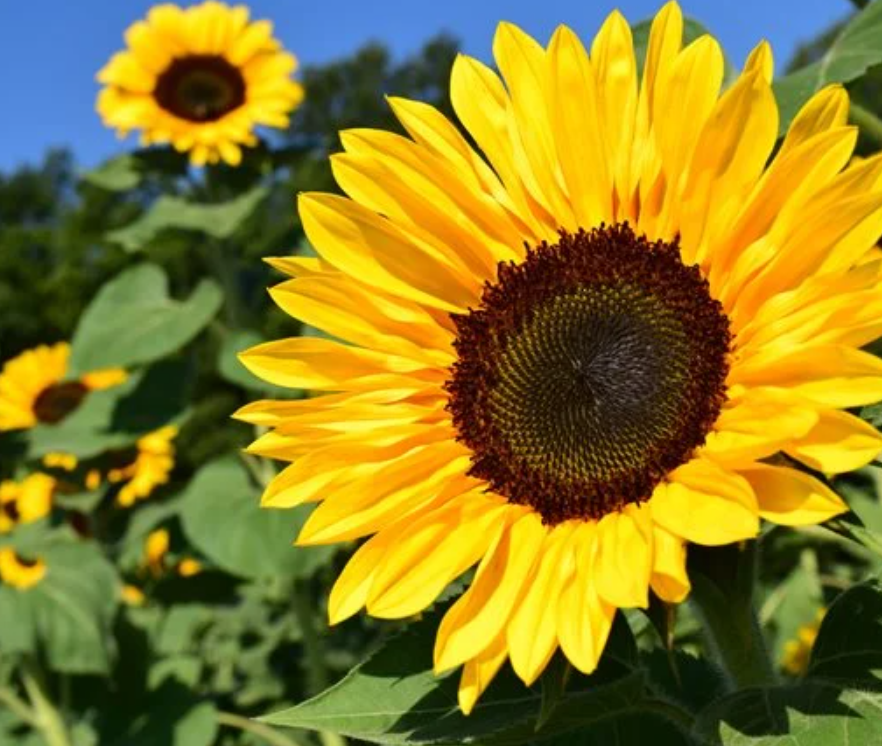
#> input picture flaskr/tools/numpyPandasPlotly/scipy/2d_image_flower.PNG, 882 x 746 px, found by its file name
$ python 2d_image_fft.py
#> lines starting #> are read from the running program, lines starting #| are printed output that depends on the picture; long printed decimals are rounded
from skimage import color
from skimage import io
import matplotlib.pyplot as plt
from scipy.fft import fft, ifft, fft2, ifft2
import numpy as np

img_load = io.imread('flaskr/tools/numpyPandasPlotly/scipy/2d_image_flower.PNG')
#> img_load is the input picture: shape (746, 882, 4); mean R, G, B, A 139.8, 126.2, 36.8, 255
rgb_img = color.rgba2rgb(img_load)
gray_img = color.rgb2gray(rgb_img)
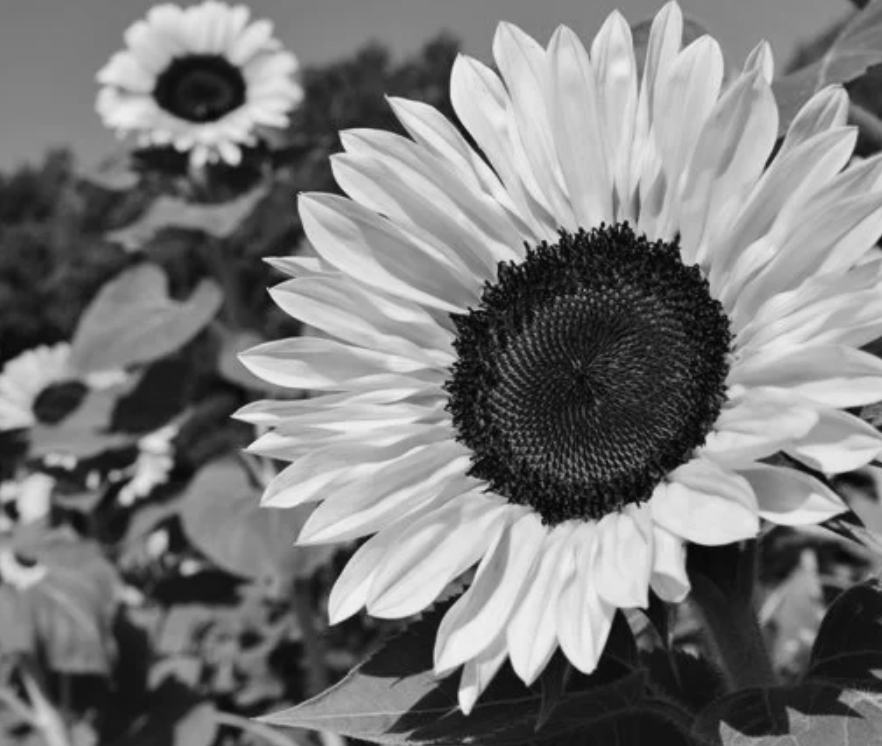
#> gray_img: shape (746, 882) float64; min 0.0184, max 0.957, mean 0.481
plt.imshow(gray_img, cmap='gray')
plt.show()

# fft in 2D
img_FT = fft2(gray_img)
fy = np.fft.fftfreq(gray_img.shape[0],d=10) #suppose the spacing between pixels is 10mm, for example
fx = np.fft.fftfreq(gray_img.shape[1],d=10)
print('{:.2f} correponds to fx={:.6f} and fy={:.6f}'.format(img_FT[10,20], fx[20], fy[10]))
#| -83.17+1871.49j correponds to fx=0.002268 and fy=0.00134
plt.imshow(np.abs(img_FT), cmap='gray', vmax=50)
plt.colorbar()
plt.show()
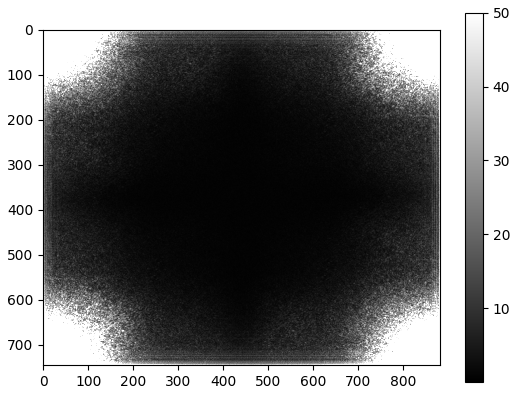
#> figure drawn by matplotlib, 2 panels

# Remove low frequencies
img_FT_alt = np.copy(img_FT)
img_FT_alt[-2:] = 0
img_FT_alt[:,-2:] = 0
img_FT_alt[:2] = 0
img_FT_alt[:,:2] = 0
# inverse fft in 2D
img_alt = np.abs(ifft2(img_FT_alt))
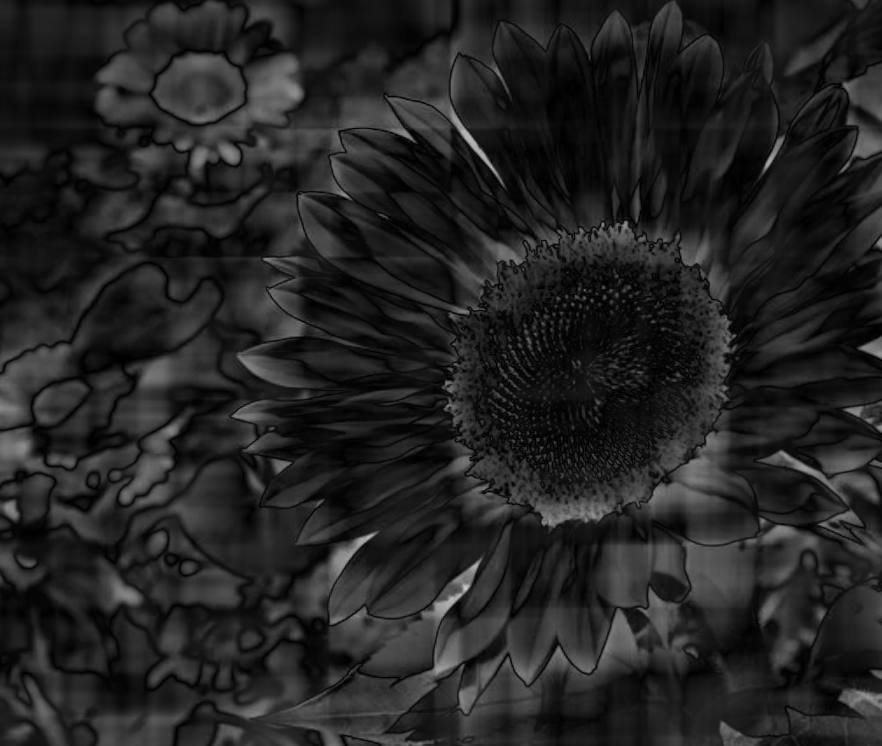
#> img_alt: shape (746, 882) float64; min 6.87e-05, max 0.815, mean 0.141
plt.imshow(img_alt, cmap='gray')
plt.colorbar()
plt.show()
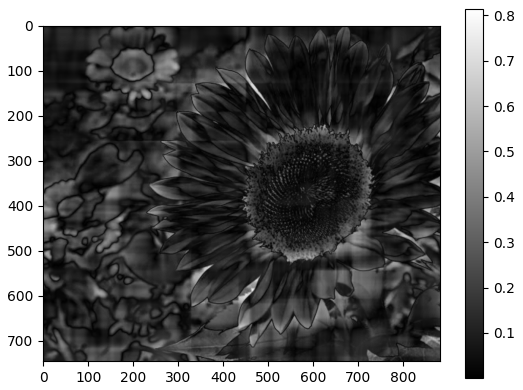
#> figure drawn by matplotlib, 2 panels
